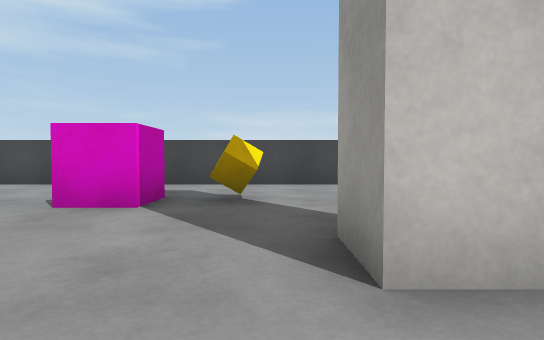
view 1 (above)

21 first-person views from a walk through a scene from a Unity 3-D project. The camera is 0.58 m above the floor, tilts 2° down and sees 80° across. The floor is counted in squares, 1 m on a side. Each view is taken from the middle of a square. On the plan, view 1 faces up. The plan holds only what a view shows up to about 9 squares ahead; the rest is blank. The player character is not drawn. Surface patterns are stand-ins for the level's own textures.

view 2
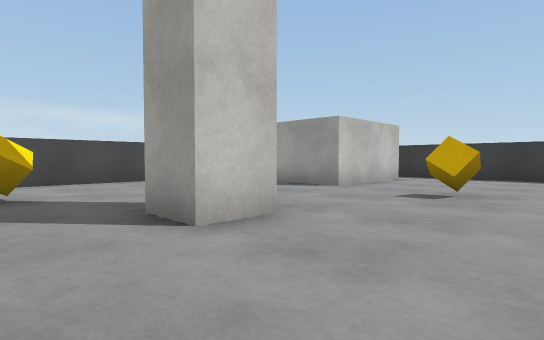

view 3
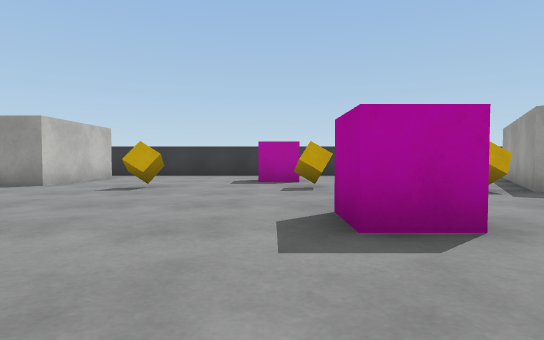

view 4
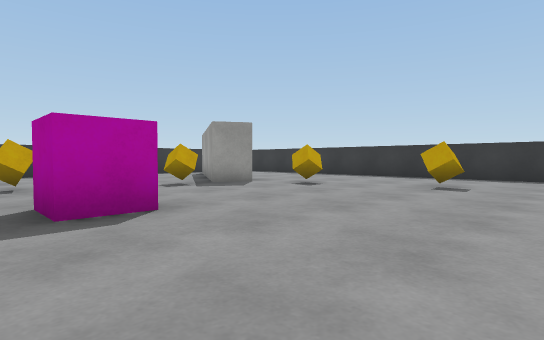

view 5
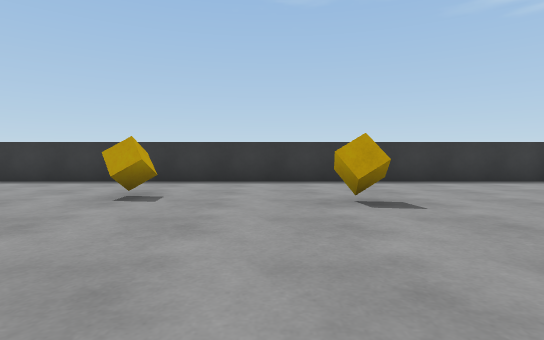

view 6
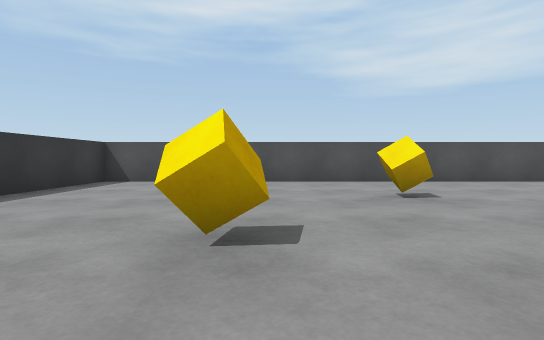

view 7
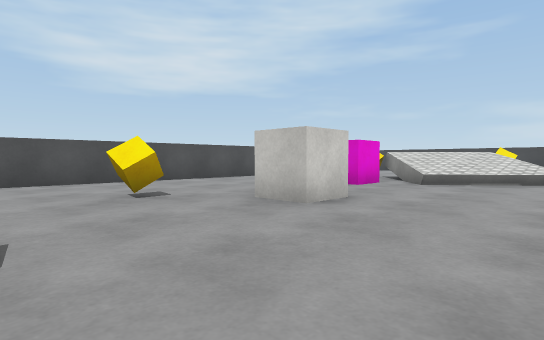

view 8
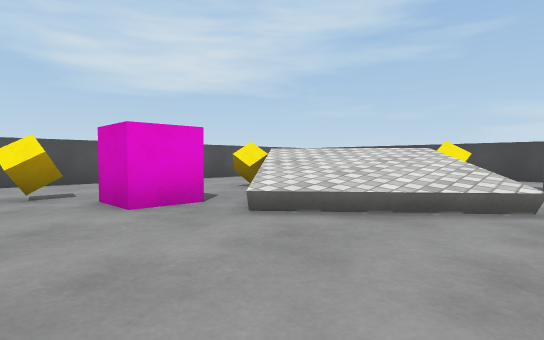

view 9
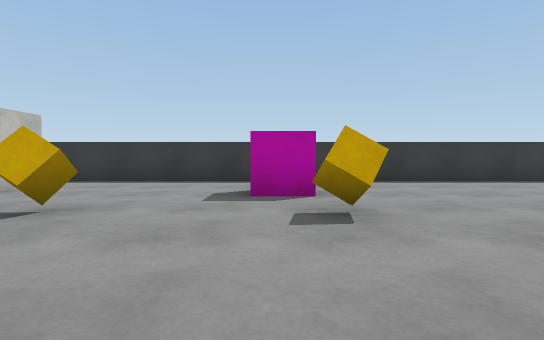

view 10
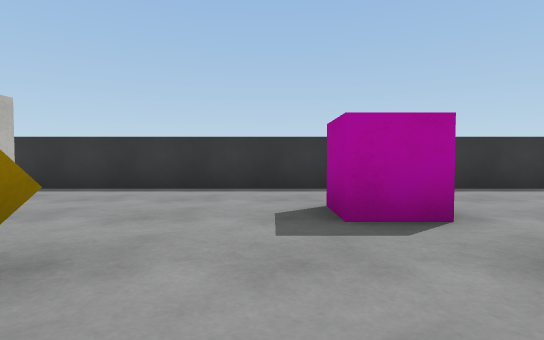

view 11
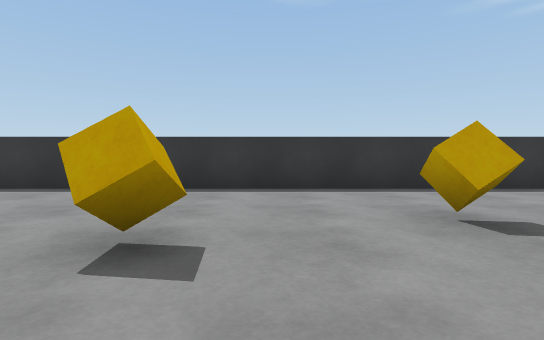

view 12
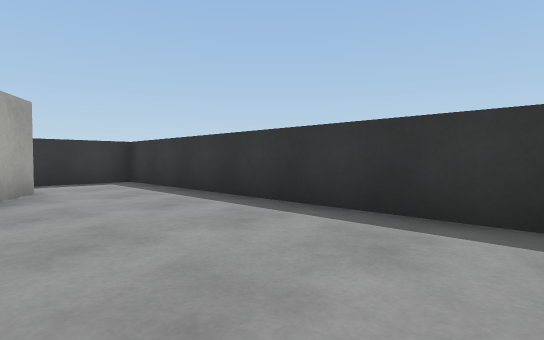

view 13
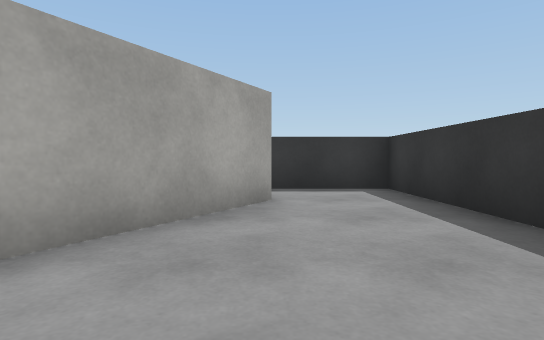

view 14
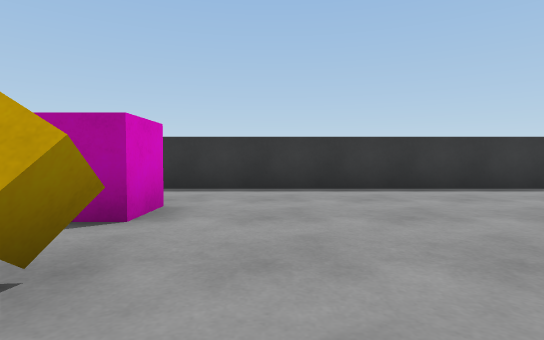

view 15
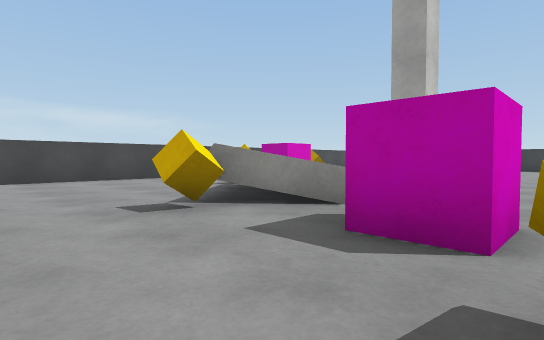

view 16
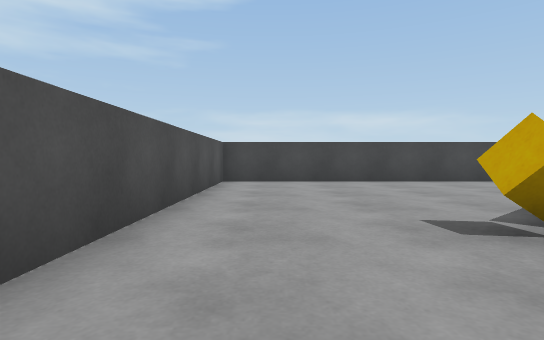

view 17
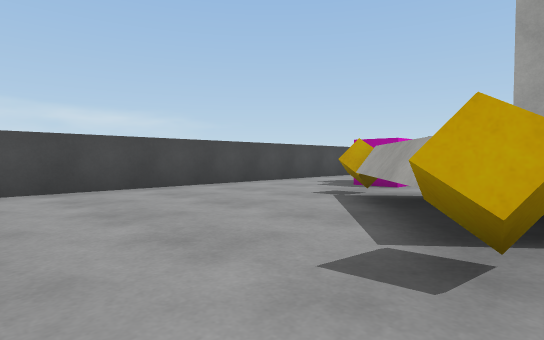

view 18
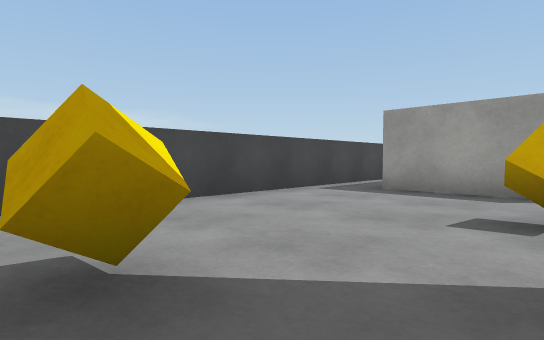

view 19
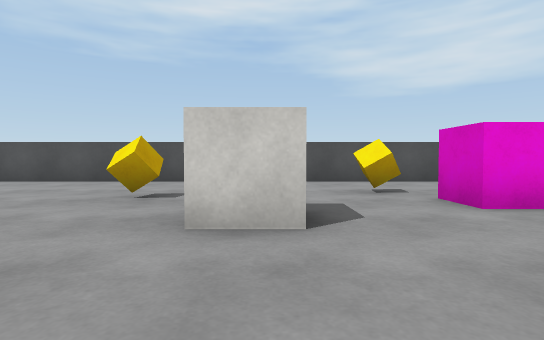

view 20
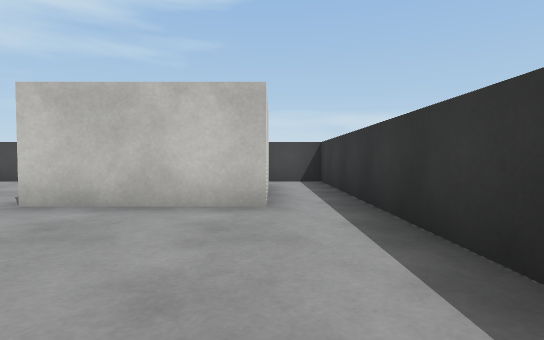

view 21
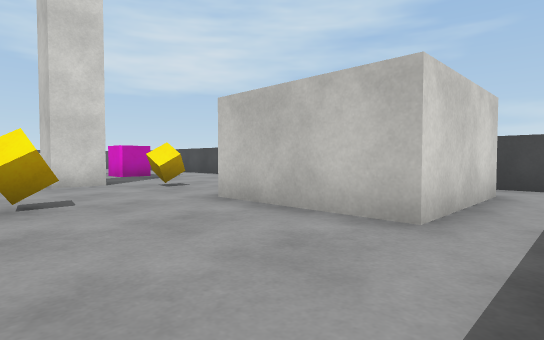

### Floor plan
Points are (right, up) in squares from view 1. A wall is a line through its corners. A room is listed if a view was taken in it or the views show most of it. See-through windows are left out.
Room 1 (views 1, 2, 3, 4, 5, 6, 7, 8, 9, 10, 11, 12, 13, 14, 15, 16, 17, 18, 19, 20, 21)
walls: (-4.6, -0.7) (-6.7, 1.7) (-4.4, 3.7); (3.2, -7.5) (3.7, -6.6) (7, -8.5); (1.5, 2.5) (1.5, 1.4) (0.5, 1.4) (0.5, 2.5); (-6, 2.1) (-4.2, 3.5); (7.5, -10) (4.8, -8.4); (5.9, 7.2) (-10.2, 7.2) (-10.2, -12.3) (9.3, -12.3) (9.3, 7.2) (6.9, 7.2); (7.9, 6) (7.9, 2.9) (4.9, 2.9) (4.9, 6)
low walls: (-2.3, 1.2) (-4.6, -0.7)
objects: cube (-8, -2); cube (-7, -6); cube (-7, 1); pink cube (-6, -1); cube (-5, -4); cube (-4, -8); cube (-4, 4); pink cube (-2, 4) to (-2, 5); cube (-1, -9); cube (-1, 5); pink cube (1, -3); cube (2, -8); cube (3, 3); cube (4, -6); cube (4, -3); cube (4, 1); pink cube (6, -2) to (7, -2)

Positions as (right, up) in squares from view 1, and headings:
1: (0, 0), facing up
2: (-1, -1), facing up-right
3: (-2, -2), facing right
4: (-3, -2), facing down-right
5: (-3, -4), facing down
6: (-2, -8), facing left
7: (-2, -8), facing up-left
8: (-2, -3), facing up-left
9: (1, -2), facing right
10: (3, -1), facing right
11: (1, -6), facing down
12: (1, -9), facing down-right
13: (3, -10), facing right
14: (3, -4), facing right
15: (-9, -2), facing up-right
16: (-9, -1), facing up
17: (-9, 1), facing up-right
18: (-1, 3), facing up-right
19: (-2, -4), facing left
20: (8, -1), facing up
21: (9, 0), facing up-left
